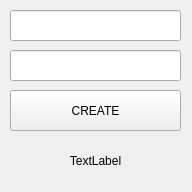
<?xml version="1.0" encoding="UTF-8"?>
<ui version="4.0">
 <class>MainWindow</class>
 <widget class="QMainWindow" name="MainWindow">
  <property name="geometry">
   <rect>
    <x>0</x>
    <y>0</y>
    <width>192</width>
    <height>192</height>
   </rect>
  </property>
  <property name="windowTitle">
   <string>MainWindow</string>
  </property>
  <widget class="QWidget" name="centralwidget">
   <widget class="QLineEdit" name="lineEdit">
    <property name="geometry">
     <rect>
      <x>10</x>
      <y>10</y>
      <width>171</width>
      <height>31</height>
     </rect>
    </property>
   </widget>
   <widget class="QLineEdit" name="lineEdit_2">
    <property name="geometry">
     <rect>
      <x>10</x>
      <y>50</y>
      <width>171</width>
      <height>31</height>
     </rect>
    </property>
   </widget>
   <widget class="QPushButton" name="pushButton">
    <property name="geometry">
     <rect>
      <x>10</x>
      <y>90</y>
      <width>171</width>
      <height>41</height>
     </rect>
    </property>
    <property name="text">
     <string>CREATE</string>
    </property>
   </widget>
   <widget class="QLabel" name="label">
    <property name="geometry">
     <rect>
      <x>10</x>
      <y>140</y>
      <width>171</width>
      <height>41</height>
     </rect>
    </property>
    <property name="text">
     <string>TextLabel</string>
    </property>
    <property name="alignment">
     <set>Qt::AlignmentFlag::AlignCenter</set>
    </property>
   </widget>
  </widget>
 </widget>
 <resources/>
 <connections/>
</ui>
